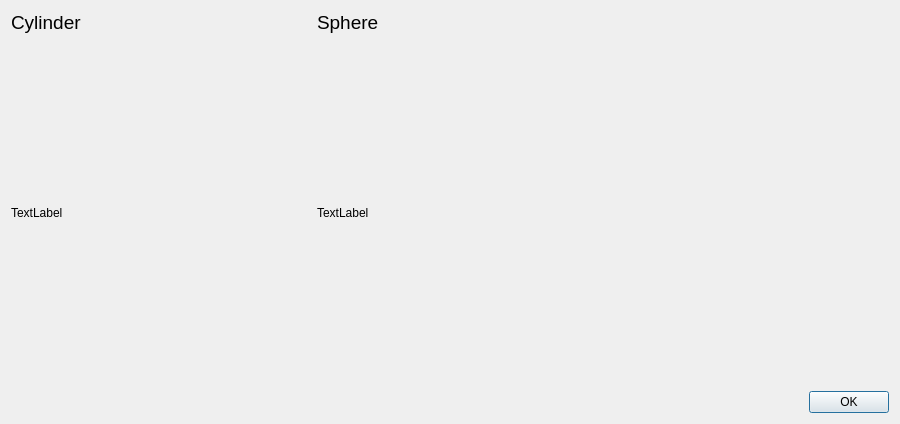
<?xml version="1.0" encoding="UTF-8"?>
<ui version="4.0">
 <class>Dialog</class>
 <widget class="QDialog" name="Dialog">
  <property name="geometry">
   <rect>
    <x>0</x>
    <y>0</y>
    <width>900</width>
    <height>424</height>
   </rect>
  </property>
  <property name="windowTitle">
   <string>Dialog</string>
  </property>
  <layout class="QGridLayout" name="gridLayout_2">
   <item row="0" column="0">
    <layout class="QGridLayout" name="gridLayout">
     <item row="0" column="0">
      <widget class="QLabel" name="label_2">
       <property name="font">
        <font>
         <pointsize>14</pointsize>
        </font>
       </property>
       <property name="text">
        <string>Cylinder</string>
       </property>
      </widget>
     </item>
     <item row="0" column="2">
      <widget class="QLabel" name="label_3">
       <property name="font">
        <font>
         <pointsize>14</pointsize>
        </font>
       </property>
       <property name="text">
        <string>Sphere</string>
       </property>
      </widget>
     </item>
     <item row="1" column="0" colspan="2">
      <widget class="QLabel" name="cylLabel">
       <property name="sizePolicy">
        <sizepolicy hsizetype="Expanding" vsizetype="Expanding">
         <horstretch>0</horstretch>
         <verstretch>0</verstretch>
        </sizepolicy>
       </property>
       <property name="minimumSize">
        <size>
         <width>300</width>
         <height>0</height>
        </size>
       </property>
       <property name="text">
        <string>TextLabel</string>
       </property>
      </widget>
     </item>
     <item row="1" column="2">
      <widget class="QLabel" name="sphLabel">
       <property name="sizePolicy">
        <sizepolicy hsizetype="Expanding" vsizetype="Expanding">
         <horstretch>0</horstretch>
         <verstretch>0</verstretch>
        </sizepolicy>
       </property>
       <property name="minimumSize">
        <size>
         <width>300</width>
         <height>0</height>
        </size>
       </property>
       <property name="text">
        <string>TextLabel</string>
       </property>
      </widget>
     </item>
     <item row="2" column="1" colspan="2">
      <widget class="QDialogButtonBox" name="buttonBox">
       <property name="orientation">
        <enum>Qt::Horizontal</enum>
       </property>
       <property name="standardButtons">
        <set>QDialogButtonBox::Ok</set>
       </property>
      </widget>
     </item>
    </layout>
   </item>
  </layout>
 </widget>
 <resources/>
 <connections>
  <connection>
   <sender>buttonBox</sender>
   <signal>accepted()</signal>
   <receiver>Dialog</receiver>
   <slot>accept()</slot>
   <hints>
    <hint type="sourcelabel">
     <x>248</x>
     <y>254</y>
    </hint>
    <hint type="destinationlabel">
     <x>157</x>
     <y>274</y>
    </hint>
   </hints>
  </connection>
  <connection>
   <sender>buttonBox</sender>
   <signal>rejected()</signal>
   <receiver>Dialog</receiver>
   <slot>reject()</slot>
   <hints>
    <hint type="sourcelabel">
     <x>316</x>
     <y>260</y>
    </hint>
    <hint type="destinationlabel">
     <x>286</x>
     <y>274</y>
    </hint>
   </hints>
  </connection>
 </connections>
</ui>
